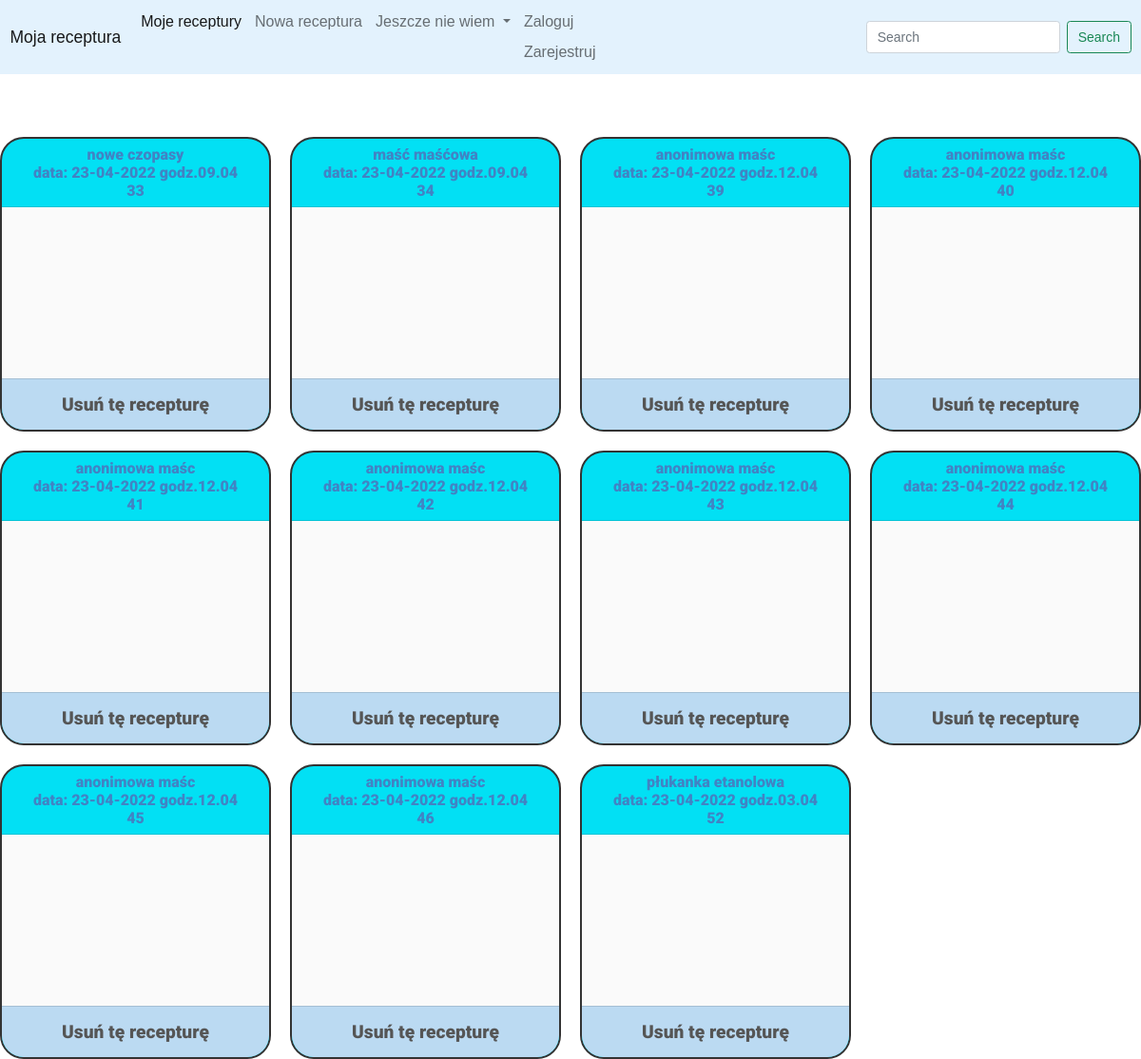
The app's page /mojerec with its own data.
### recipes/models.py (models this page shows, shortened)
class Receptura (models.Model):
    rodzaje=(('1','Maść'),('2','czopki i globulki'),('3','receptura płynna'))
    czop_czy_glob=(('1','czopki'),('2','globulki'))
    tak_czy_nie = (('1', 'tak'), ('2', 'nie'))
    nazwa=models.CharField( max_length=30)
    date=models.DateTimeField(auto_now_add=True)
    rodzaj=models.TextField(choices=rodzaje,blank=True, null=True)
    czopki_czy_globulki=models.TextField(choices=czop_czy_glob, blank=True, null=True)
    ilosc_czop_glob = models.CharField(max_length=40, blank=True, null=True, default='')
    masa_docelowa_czop_glob = models.CharField(max_length=40, blank=True, null=True, default='')
    czy_ilosc_oleum_pomnozyc =models.TextField(choices=czop_czy_glob, blank=True, null=True)
    ilosc_masci =models.CharField(max_length=40, blank=True, null=True, default='')
    ilosc_gramow = models.CharField(max_length=40, blank=True, null=True, default='')
    owner=models.ForeignKey(User,blank = True, null = True,on_delete=models.CASCADE)
    session = models.ForeignKey(Session, null=True,on_delete=models.CASCADE)

### recipes/views.py (the view)
# urls.py: path('mojerec',views.mojeRec,name='mojerec'),
def mojeRec (request):
    if not request.session.exists(request.session.session_key):
        request.session.create()
    print("request.session.session_key", request.session.session_key)
    sys.stdout.flush()
    if request.user.is_anonymous ==False:
        moje_receptury=Receptura.objects.filter(owner=request.user).order_by('date')
    else:
        moje_receptury = Receptura.objects.filter(session=request.session.session_key).order_by('date') #request.session.get("name")
    context={'receptury':moje_receptury}
    return render(request,'mojerec.html',context)

### templates/mojerec.html (shortened to what this page needs)
<!DOCTYPE html>
<html lang="en">
<head>
</head>
<body>
{% extends 'base.html' %}
{% load static %}
{% block content %}
<br><br>
<div class="cards-rec-container">
  {% for i in receptury %}
  <div class="cont">
      <a href="{% url 'receptura' i.id %}">
        <div class="card-header">
        {{ i.nazwa }}
        <br>
        data: {{ i.date|date:"d-m-Y" }} godz.{{ i.date|date:"h.m" }}
        <div class='pk-class' id="pk-box">
        {{ i.pk }}
        </div>
      </div>
          <div id="{{i.pk}}-skladniki" class="card-sklad-rec"> </div>
      </a>
      <div type="button" class="card-footer" data-bs-toggle="modal" data-bs-target="#exampleModal-{{i.pk}}">
        Usuń tę recepturę
      </div>
</div>
{% endfor %}
</div>
{% endblock %}

### static/style.css (style rules this page uses)
* { box-sizing: border-box; }
body { font: 16px Arial; }
.cards-rec-container { margin: 0 auto; max-width: 1200px; display: grid; grid-template-columns: repeat(auto-fill, minmax(225px, 1fr)); grid-auto-rows: auto; gap: 20px; font-family: sans-serif; padding-top: 30px; }
.cont { border: 2px solid #333333; border-radius: 25px; overflow: hidden; text-align: center; background: #03e8fc; font-family: 'Roboto', sans-serif; font-weight: 900; }
.card-sklad-rec { line-height: 1.5; height: 180px; font-size: 0.9em; overflow-y: scroll; text-align: left; scrollbar-width: thin; scrollbar-color: #eb5234 #d8ede5; padding: 15px; background: #fafafa; }
.card-footer { padding: 15px; display: flex; justify-content: space-between; align-items: center; color: #555555; background: #bbdaf2; font-size: 1.2em; text-align: center; justify-content: center; align-items: center; }

### records on screen
Receptura: nazwa "nowe czopasy", date "23-04-2022", date "09.04", pk "33"
Receptura: nazwa "maść maśćowa", date "23-04-2022", date "09.04", pk "34"
Receptura: nazwa "anonimowa maśc", date "23-04-2022", date "12.04", pk "39"
Receptura: nazwa "anonimowa maśc", date "23-04-2022", date "12.04", pk "40"
Receptura: nazwa "anonimowa maśc", date "23-04-2022", date "12.04", pk "41"
Receptura: nazwa "anonimowa maśc", date "23-04-2022", date "12.04", pk "42"
Receptura: nazwa "anonimowa maśc", date "23-04-2022", date "12.04", pk "43"
Receptura: nazwa "anonimowa maśc", date "23-04-2022", date "12.04", pk "44"
Receptura: nazwa "anonimowa maśc", date "23-04-2022", date "12.04", pk "45"
Receptura: nazwa "anonimowa maśc", date "23-04-2022", date "12.04", pk "46"
Receptura: nazwa "płukanka etanolowa", date "23-04-2022", date "03.04", pk "52"
